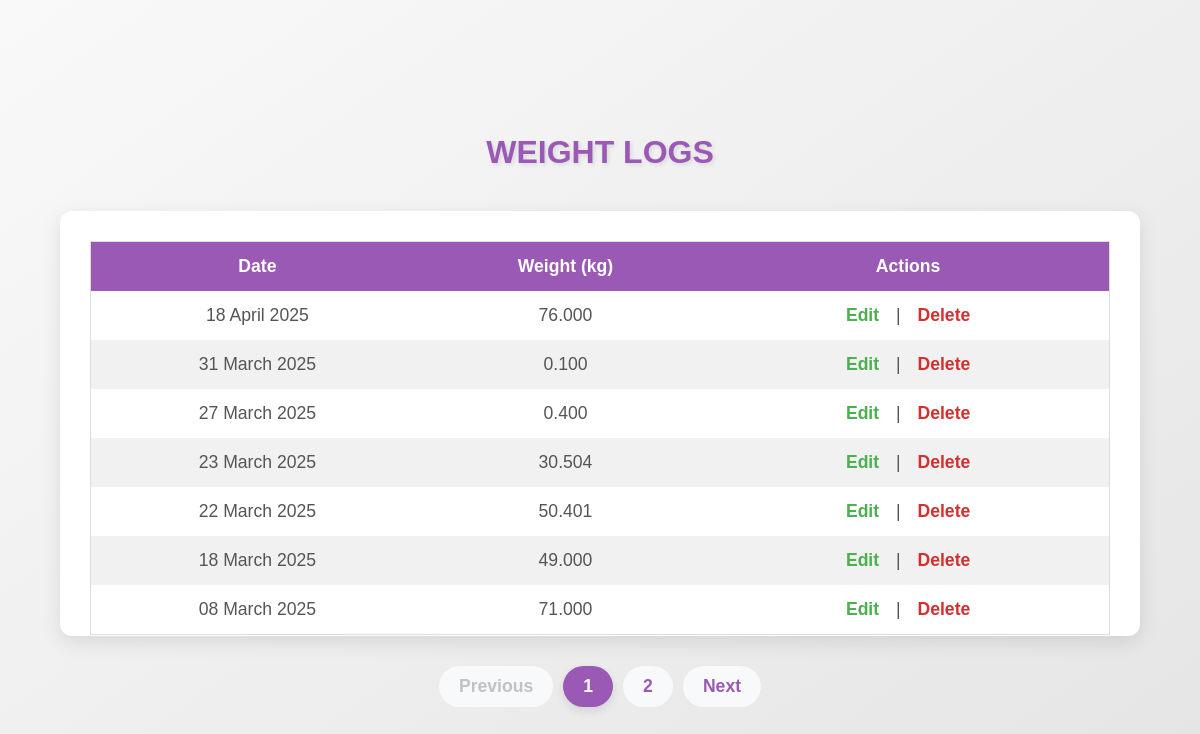
The page /view_weights on the database as committed earlier.
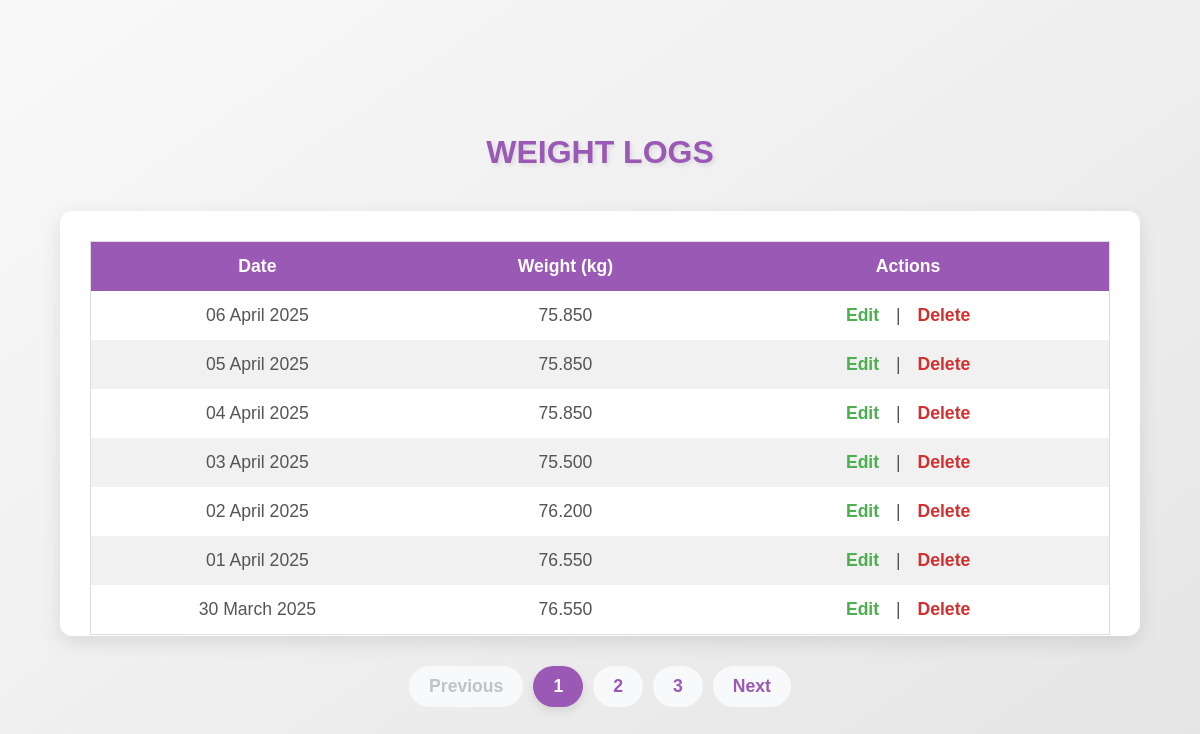
The same page on the database as committed later.
### app.py (models this page shows, shortened)
class WeightLog(db.Model):
    id = db.Column(db.Integer, primary_key=True)
    date = db.Column(db.Date, nullable=False, default=datetime.utcnow)
    weight = db.Column(Numeric(10, 3), nullable=False)

### app.py (the view)
@app.route('/view_weights', methods=['GET'])
def view_weights():
    page = request.args.get('page', 1, type=int)  # Get current page from query parameters, default to 1
    per_page = 7  # Number of logs to show per page
    weight_logs = WeightLog.query.order_by(WeightLog.date.desc()).paginate(page=page, per_page=per_page)
    return render_template('view_weights.html', weight_logs=weight_logs)

### templates/view_weights.html (shortened to what this page needs)
<!DOCTYPE html>
<html lang="en">
<head>
    <link rel="stylesheet" href="{{ url_for('static', filename='style.css') }}">
</head>
<body>
    <div>
        <h1>Weight Logs</h1>
        <div class="card">
            <table>
                <thead>
                    <tr>
                        <th>Date</th>
                        <th>Weight (kg)</th>
                        <th>Actions</th>
                    </tr>
                </thead>
                <tbody>
                    {% for log in weight_logs.items %}
                    <tr>
                        <td>{{ log.date.strftime("%d %B %Y") }}</td>
                        <td>{{ log.weight }}</td>
                        <td>
                            <a href="{{ url_for('edit_weight', id=log.id) }}">Edit</a> |
                            <a id="delete" href="{{ url_for('delete_weight', id=log.id) }}" onclick="return confirm('Are you sure you want to delete this entry?')">Delete</a>
                        </td>
                    </tr>
                    {% endfor %}
                </tbody>
            </table>
        </div>
        <div class="pagination">
            {% if weight_logs.has_prev %}
                <a href="{{ url_for('view_weights', page=weight_logs.prev_num) }}" class="page-link">Previous</a>
            {% else %}
                <span class="page-link" style="cursor: not-allowed; color: #bdc3c7;">Previous</span>
            {% endif %}
            {% for page_num in weight_logs.iter_pages() %}
                {% if page_num %}
                    <a href="{{ url_for('view_weights', page=page_num) }}" class="page-link {% if page_num == weight_logs.page %}active{% endif %}">
                        {{ page_num }}
                    </a>
                {% endif %}
            {% endfor %}
            {% if weight_logs.has_next %}
                <a href="{{ url_for('view_weights', page=weight_logs.next_num) }}" class="page-link">Next</a>
            {% else %}
                <span class="page-link" style="cursor: not-allowed; color: #bdc3c7;">Next</span>
            {% endif %}
        </div>
    </div>
</body>
</html>

Rows that differ between the two databases and show on the page:
no longer on this page (row edited): WeightLog: date "18 March 2025", weight "49.000"
no longer on this page (row edited): WeightLog: date "08 March 2025", weight "71.000"
added WeightLog: date "06 April 2025", weight "75.850"
changed WeightLog: date "22 March 2025" → "05 April 2025"; weight "50.401" → "75.850"; moves up the list
changed WeightLog: date "23 March 2025" → "04 April 2025"; weight "30.504" → "75.850"; moves up the list
changed WeightLog: date "18 April 2025" → "03 April 2025"; weight "76.000" → "75.500"
changed WeightLog: date "31 March 2025" → "02 April 2025"; weight "0.100" → "76.200"
changed WeightLog: date "27 March 2025" → "01 April 2025"; weight "0.400" → "76.550"
added WeightLog: date "30 March 2025", weight "76.550"
Other text that changed with them:
new list line: "3"
